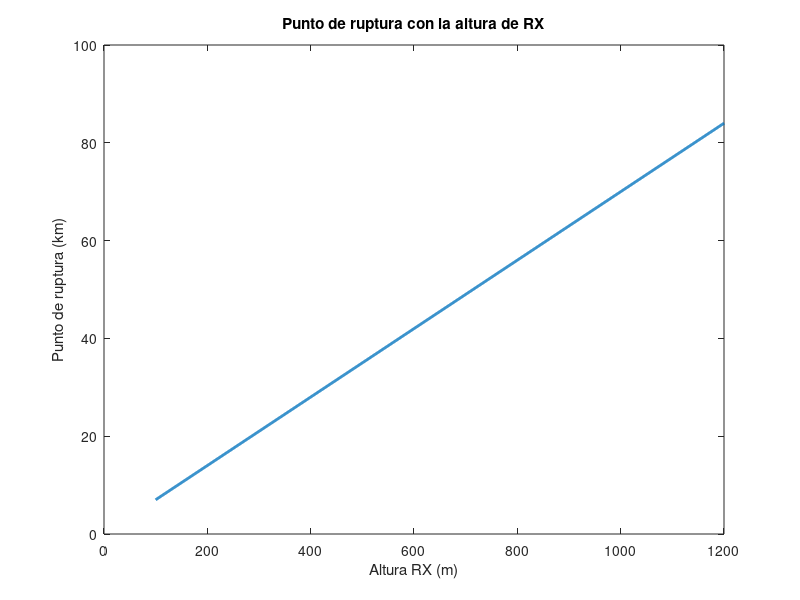

Write the MATLAB code that produced this figure.
f_0 = 3.5e9;

htx = 1.5;

hrx = linspace(100,1200,1000);

lambda         = 3e8/f_0;

for altura = 1:length(hrx)

breakpoint(altura)  = (4*htx*hrx(altura))/lambda;

end
(4*htx*2)/lambda

plot(hrx,breakpoint/1000,'LineWidth',2)
title("Punto de ruptura con la altura de RX")
xlabel('Altura RX (m)')
ylabel('Punto de ruptura (km)')